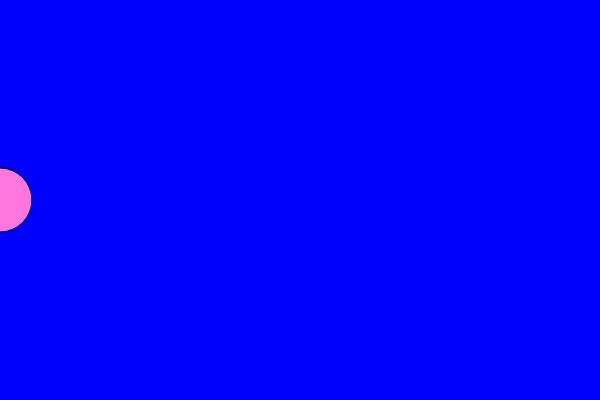
Frame 1 (no input)
Frame 60 (no input): identical to frame 1, image omitted
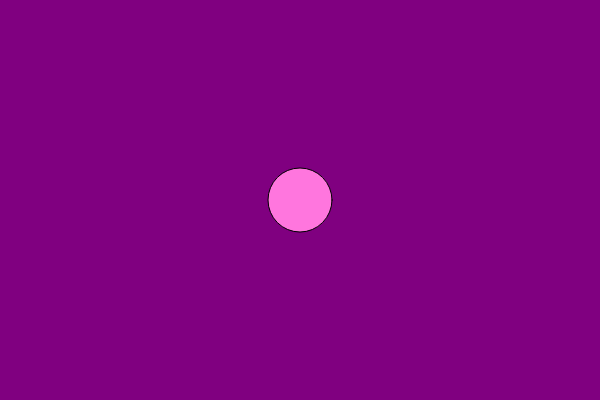
Frame 120 (the mouse pressed at the canvas centre since frame 60)

The p5.js sketch that drew these frames (run headless with seeded random() and noise() and a simulated clock; from frame 60 on, the mouse is pressed at the canvas centre):

// p5.js sketch
// ── sketch.js
var r = 0;
var b = 255;

function setup(){
    createCanvas(600, 400);
}

function draw(){
    //background
    r = map(mouseX, 0, 600, 0, 255);
    b = map(mouseX, 0, 600, 255, 0);
    background(r, 0, b);
    //ellipse
    fill(259, 118, 222);
    ellipse(mouseX, 200, 64, 64);
}

//map (takes 5 arguments)
//map(__,__,__,__,__)
//map(     1.what is the value that has the current range that i want to map to the new range - (mouseX),
        // 2.min of current range, 
        // 3.max of current range,
        // 4.min of new range, 
        // 5.max of new range  )
